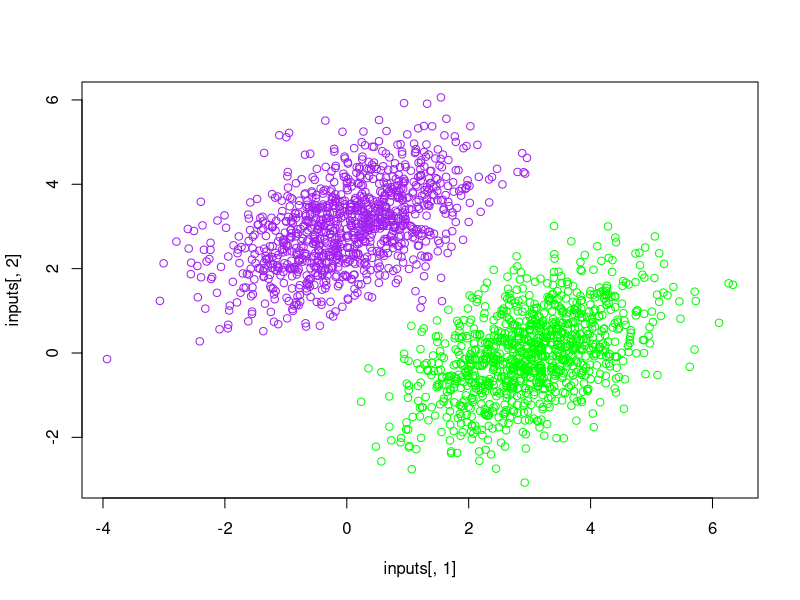

Write R code to recreate this figure. (Note: this script raises an error after producing the figure.)
#Implement linear classifier from scratch
num_samples_per_class <- 1000
Sigma <- rbind(c(1, 0.5),
               c(0.5, 1))

negative_samples <-
  MASS::mvrnorm(n = num_samples_per_class,
                mu = c(0, 3), Sigma = Sigma)
positive_samples <-
  MASS::mvrnorm(n = num_samples_per_class,
                mu = c(3, 0), Sigma = Sigma)

#Stack the two classes into an array with shape (2000, 2)
inputs <- rbind(negative_samples, positive_samples)

#Generate the corresponding targets (0 and 1)
targets <- rbind(array(0, dim = c(num_samples_per_class, 1)),
                 array(1, dim = c(num_samples_per_class, 1)))

#Plot the two point classes
plot(x = inputs[, 1], y = inputs[, 2],
     col = ifelse(targets[, 1] == 0, "purple", "green"))

#Create the linear classifier variables
input_dim <- 2
output_dim <- 1
W <- tf$Variable(initial_value =
                   tf$random$uniform(shape(input_dim, output_dim)))
b <- tf$Variable(initial_value = tf$zeros(shape(output_dim)))

#Forward pass function
model <- function(inputs)
  tf$matmul(inputs, W) + b

#The mean squared error loss function
square_loss <- function(targets, predictions) {
  per_sample_losses <- (targets - predictions)^2
  mean(per_sample_losses)
}

#Training step function
learning_rate <- 0.1

training_step <- function(inputs, targets) {
  with(tf$GradientTape() %as% tape, {
    predictions <- model(inputs)
    loss <- square_loss(predictions, targets)
  })
  grad_loss_wrt <- tape$gradient(loss, list(W = W, b = b))
  W$assign_sub(grad_loss_wrt$W * learning_rate)
  b$assign_sub(grad_loss_wrt$b * learning_rate)
  loss
}

#The batch training loop
inputs <- as_tensor(inputs, dtype = "float32")
for (step in seq(40)) {
  loss <- training_step(inputs, targets)
  cat(sprintf("Loss at step %s: %.4f\n", step, loss))
}

predictions <- model(inputs)

inputs <- as.array(inputs)
predictions <- as.array(predictions)
plot(inputs[, 1], inputs[, 2],
     col = ifelse(predictions[, 1] <= 0.5, "purple", "green"))

slope <- -W[1, ] / W[2, ]
intercept <- (0.5 - b) / W[2, ]
abline(as.array(intercept), as.array(slope), col = "red")





